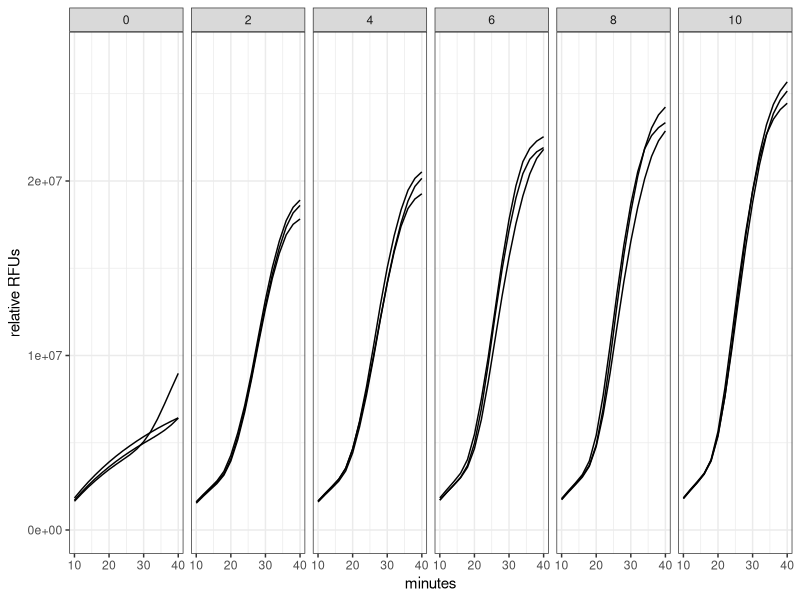
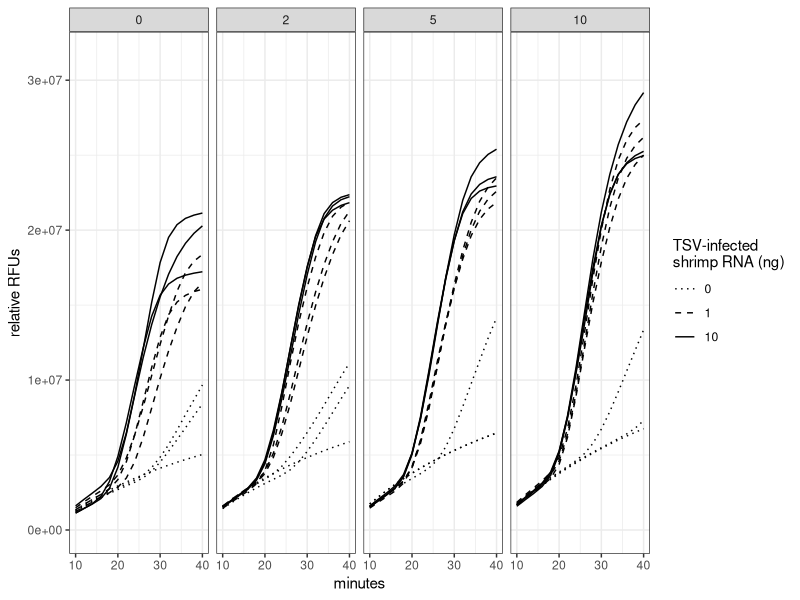

These charts were generated, in order, by the following R code:
## ---- chunk 1
library(readxl)
library(tidyr)
library(dplyr)
library(ggplot2)
library(ggpubr)


## ---- chunk 2

data4 <- read.table("../data/TSV_SHERLOCKv2/raw/2022-02-22 TSV high-low background_Multicomponent Data_QuantStudio 12K Flex_export.txt", skip= 37,sep = "\t", header = T,check.names = F)


meta_data4 <- read.table("../data/TSV_SHERLOCKv2/raw/2022-02-22 TSV high-low background_Sample Setup_QuantStudio 12K Flex_export.txt", skip= 37, header = T, sep = "\t", check.names = F)



## ---- chunk 3
data4$ROX <- NULL

data4_l <- pivot_longer(data4, names_to= "dye", values_to = "RFUs", 4:5)

data4_l <- data4_l[grepl("[0-9]",data4_l$RFUs),]

data4_l$`Well Position` <-gsub(" ", "", data4_l$`Well Position`)

#merge with meta data
data4_l <- merge(meta_data4[,2:3], data4_l, by = "Well Position")


## ---- chunk 4

data4_l$minutes <- data4_l$Cycle *2

## ---- chunk 5
data4_l$carrier <- ifelse(grepl("spf",data4_l$`Sample Name`),10,0)

data4_l$carrier <- ifelse(grepl("NTC-2", data4_l$`Sample Name`), 2,data4_l$carrier)

data4_l$template <- ifelse(grepl("\\(", data4_l$`Sample Name`), gsub(".*\\) ","", data4_l$`Sample Name`),0)

data4_l$template <- as.numeric(gsub(" .*","", data4_l$template))

data4_l$dye <- ifelse(data4_l$dye == "VIC","VIC (SYTO-82, LAMP)","FAM (Cas cleavage)")


## ---- chunk 6
#convert RFUs to numeric
data4_l$RFUs <- gsub(",","", data4_l$RFUs)


#save RFU data for time 0 only
t0 <- data4_l %>% group_by(Well) %>% filter(minutes == 2)
#rename RFU column to t0_RFUs
colnames(t0)[6] <- "t0_RFUs"

data4_l <- unique(merge(data4_l, t0[,c("Well","dye", "t0_RFUs")], by = c("Well", "dye")))
data4_l$rel_RFUs <- as.numeric(data4_l$RFUs) - as.numeric(data4_l$t0_RFUs)
data4_l$date <- "02-22"

## ---- chunk 7

data5 <- read.table("../data/TSV_SHERLOCKv2/raw/2022-02-28 background vs sample_Multicomponent Data_QuantStudio 12K Flex_export.txt", skip= 37,sep = "\t", header = T,check.names = F)


meta_data5 <- read.table("../data/TSV_SHERLOCKv2/raw/2022-02-28 background vs sample_Sample Setup_QuantStudio 12K Flex_export.txt", skip= 37, header = T, sep = "\t", check.names = F)



## ---- chunk 8
data5$ROX <- NULL

data5_l <- pivot_longer(data5, names_to= "dye", values_to = "RFUs", 4:5)

data5_l <- data5_l[grepl("[0-9]",data5_l$RFUs),]

data5_l$`Well Position` <-gsub(" ", "", data5_l$`Well Position`)

#merge with meta data
data5_l <- merge(meta_data5[,2:3], data5_l, by = "Well Position")


## ---- chunk 9

data5_l$minutes <- data5_l$Cycle *2

## ---- chunk 10
data5_l$dye <- ifelse(data5_l$dye == "VIC","VIC (SYTO-82, LAMP)","FAM (Cas cleavage)")

data5_l$`Sample Name` <- gsub("\\+","_", data5_l$`Sample Name`)

data5_l$carrier <- ifelse(grepl("0|2|5",substr(data5_l$`Sample Name`,0,2)), gsub("_.*","",data5_l$`Sample Name`), 0)

data5_l$carrier <- as.numeric(ifelse(grepl("TSV", data5_l$`Sample Name`), gsub(".*_","",data5_l$`Sample Name`), data5_l$carrier))

#data5_l$DNA<- ifelse(grepl("_1$|_100|_1M|10k", data5_l$`Sample Name`), "syn", "gDNA")


data5_l <- data5_l %>% filter(grepl("TSV-5|NTC", data5_l$`Sample Name`))

data5_l$template <- ifelse(grepl("1M TSV", data5_l$`Sample Name`), 1,0)
data5_l$template <- ifelse(grepl("TSV-5 10", data5_l$`Sample Name`), 10,data5_l$template)



## ---- chunk 11
#convert RFUs to numeric
data5_l$RFUs <- gsub(",","", data5_l$RFUs)


#save RFU data for time 0 only
t0 <- data5_l %>% group_by(Well) %>% filter(minutes == 2)
#rename RFU column to t0_RFUs
colnames(t0)[6] <- "t0_RFUs"

data5_l <- unique(merge(data5_l, t0[,c("Well","dye", "t0_RFUs")], by = c("Well", "dye")))
data5_l$rel_RFUs <- as.numeric(data5_l$RFUs) - as.numeric(data5_l$t0_RFUs)

data5_l <- data5_l %>% filter(!is.na(rel_RFUs))

data5_l$date <- "02-28"

## ---- chunk 12

data_l <- rbind(data5_l%>% dplyr::select(date, Well, dye, minutes,carrier, template, rel_RFUs),data4_l%>% dplyr::select(date, Well, dye, minutes, carrier,template, rel_RFUs))

data_l <- data_l %>% filter(minutes <= 60)
## ---- chunk 13
jpeg("../Supplemental_Material/Supp_figs/FigS3b_TSV_OnePot_relRFU_facet_template.jpg",width = 7, height =2, units = "in", res = 300 )
data_l %>% filter(date == "02-22") %>% filter(carrier != 2) %>% filter(grepl("Cas",dye)) %>% filter(carrier == 10)%>% ggplot(aes(x = minutes, y = rel_RFUs, group =Well)) + geom_line(size = 0.5) + theme_bw() + labs(y = "relative RFUs")  + scale_y_continuous(labels = function(x) format(x, scientific = TRUE)) +xlim(10,40) + facet_wrap(~template, ncol = 6)
dev.off()

jpeg("../Supplemental_Material/Supp_figs/FigS5a_TSV_OnePot_relRFU_facets_carrier.jpg",width = 7, height =2, units = "in", res = 300 )
data_l %>% filter(date == "02-28") %>% filter(grepl("Cas",dye)) %>% ggplot(aes(x = minutes, y = rel_RFUs, group =Well, linetype = factor(template))) + geom_line(size = 0.5) + theme_bw() + labs(y = "relative RFUs")  + scale_y_continuous(labels = function(x) format(x, scientific = TRUE)) +xlim(10,40) + scale_linetype_manual(values = c(3,2,1)) +facet_wrap(~carrier, ncol=4) + labs(linetype = "TSV-infected \nshrimp RNA (ng)")
dev.off()
